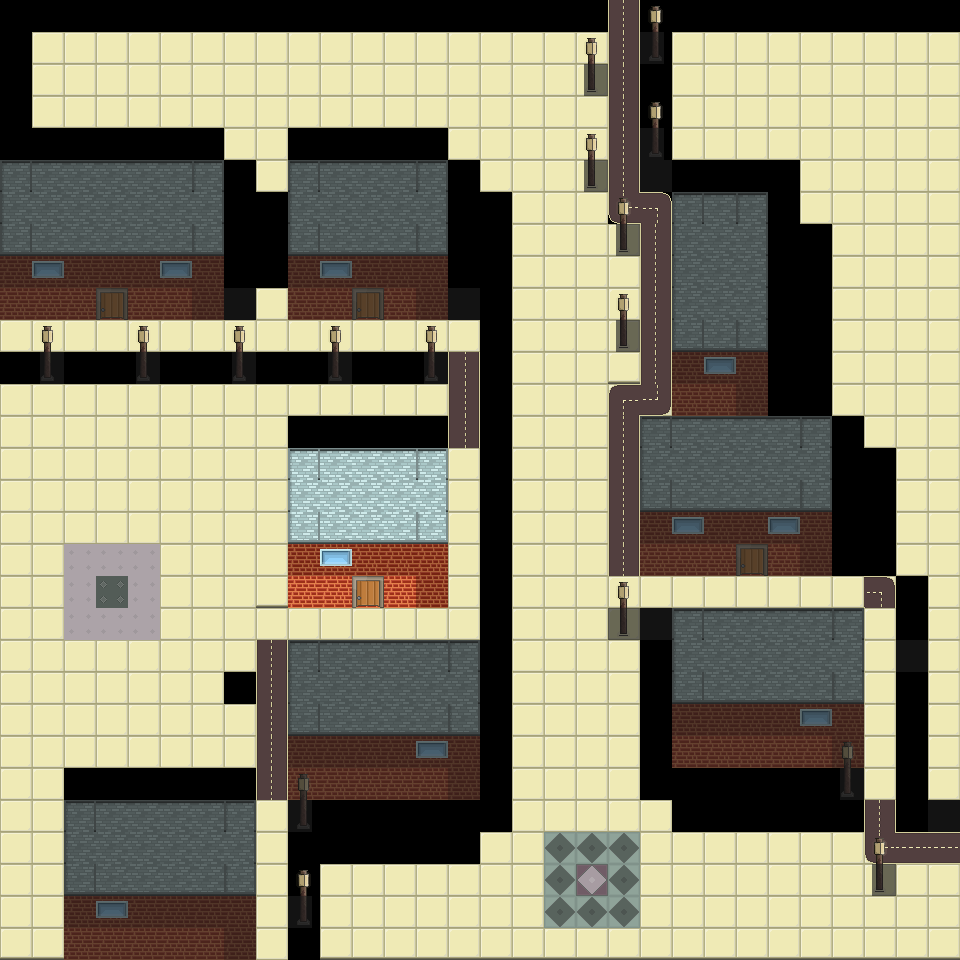

Tiled map render using the project's own tile images. Description and the map definition, with tile-layer contents summarised, below:
An orthogonal 30x30 tile map with 32x32 px tiles, 7 tile layers (Background, Ground, Podests, Buildings, ...), 2 tilesets and 9 objects.

<map version="1.0" orientation="orthogonal" renderorder="right-down" width="30" height="30" tilewidth="32" tileheight="32" nextobjectid="13">
 <tileset firstgid="1" source="Export/tileset3.tsx" />
 <tileset firstgid="129" name="tileset" tilewidth="32" tileheight="32" tilecount="128" columns="8">
  <image source="../Sprites/tileset.png" width="256" height="512" />
  <tile id="8">
   <objectgroup draworder="index">
    <object id="1" x="7.90909" y="0.0909091" width="23.1818" height="31.7273" />
   </objectgroup>
  </tile>
  <tile id="9">
   <objectgroup draworder="index">
    <object id="1" x="-0.0909091" y="0" width="32" height="31.9091" />
   </objectgroup>
  </tile>
 </tileset>
 <layer name="Background" width="30" height="30">
  <data>[900 cells, 71 non-empty, 1 distinct tile ids]</data>
 </layer>
 <layer name="Ground" width="30" height="30">
  <data>[900 cells, 900 non-empty, 24 distinct tile ids]</data>
 </layer>
 <layer name="Podests" width="30" height="30">
  <data>[900 cells, 18 non-empty, 4 distinct tile ids]</data>
 </layer>
 <objectgroup name="Vending Machines">
  <object id="6" gid="11" x="640.167" y="640.5" width="32" height="32" />
  <object id="7" gid="11" x="226" y="704" width="32" height="32" />
  <object id="8" gid="11" x="897" y="673" width="32" height="32" />
  <object id="9" gid="10" x="928.333" y="832.333" width="32" height="32" />
  <object id="10" gid="9" x="224.167" y="320" width="32" height="32" />
  <object id="11" gid="10" x="448.167" y="318.5" width="32" height="32" />
  <object id="12" gid="9" x="640.333" y="192.333" width="32" height="32" />
 </objectgroup>
 <layer name="Buildings" width="30" height="30">
  <data>[900 cells, 240 non-empty, 10 distinct tile ids]</data>
 </layer>
 <layer name="BuildingProps" width="30" height="30">
  <data>[900 cells, 14 non-empty, 2 distinct tile ids]</data>
 </layer>
 <layer name="StreetProps" width="30" height="30">
  <data>[900 cells, 32 non-empty, 2 distinct tile ids]</data>
 </layer>
 <layer name="Collision" width="30" height="30" opacity="0.64">
  <data>[900 cells, 223 non-empty, 3 distinct tile ids]</data>
 </layer>
</map>